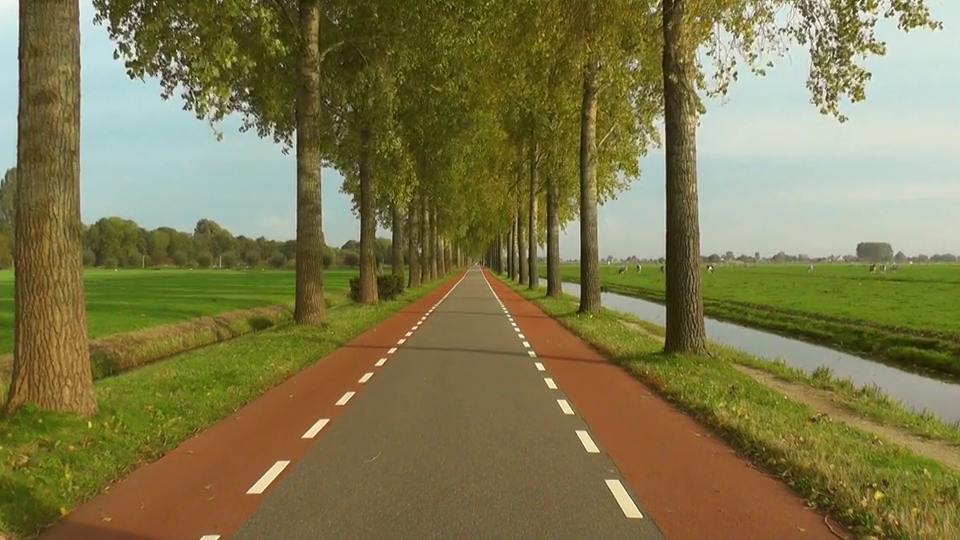
#> input picture frame 36 of road_-_28287 (540p).mp4, 960 x 540 px, given in place of VID_20231126_192925.mp4, which was not available
$ python RecortaVideos.py
#> lines starting #> are read from the running program, lines starting #| are printed output that depends on the picture
# -*- coding: utf-8 -*-
#

dirVideo="VID_20231126_192925.mp4"

import cv2
import numpy as np
fps=5.0

cap = cv2.VideoCapture(dirVideo)

# Videos from camera of a cheap movil
frame_width = 720
frame_height = 1280
cap.set(cv2.CAP_PROP_FRAME_WIDTH, frame_width)
cap.set(cv2.CAP_PROP_FRAME_HEIGHT, frame_height)
size = (int(cap.get(cv2.CAP_PROP_FRAME_WIDTH)), int(cap.get(cv2.CAP_PROP_FRAME_HEIGHT)))


# https://levelup.gitconnected.com/opencv-python-reading-and-writing-images-and-videos-ed01669c660c
fourcc = cv2.VideoWriter_fourcc(*'MP4V')

video_writer = cv2.VideoWriter('VID_PoorVisiBility.mp4',fourcc,fps, size)
ContFrames=0
ContFramesJumped=0
SwIni=0
x1Ant=0
while (cap.isOpened()):
    ret, img = cap.read()
#> img is the input picture: shape (540, 960, 3); mean B, G, R 76.6, 119.9, 126.2
    if ret != True: break

    else:
        # caso del video de mi movil que
        # que aparecian las imagenes invertidas

        img = cv2.flip(img,0)
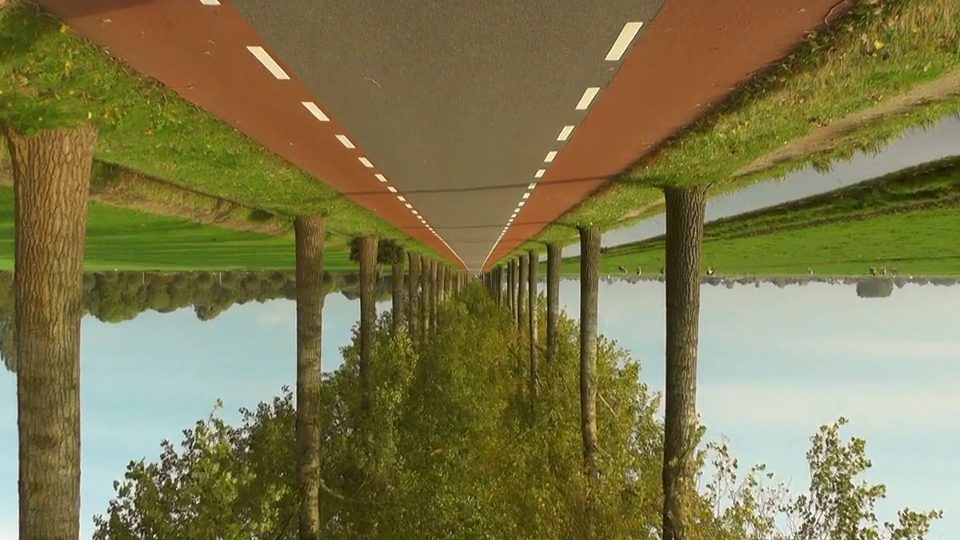
#> img: shape (540, 960, 3); mean B, G, R 76.6, 119.9, 126.2

        ContFrames=ContFrames+1
        if ContFrames > 700 : break
        #cv2.imshow('Frame', img)
        # Press Q on keyboard to exit
        #if cv2.waitKey(25) & 0xFF == ord('q'): break
        # saving video
        video_writer.write(img)

cap.release()
video_writer.release()
cv2.destroyAllWindows()
print("ContFrames = " +str(ContFrames))

$ run again, starting later in the video
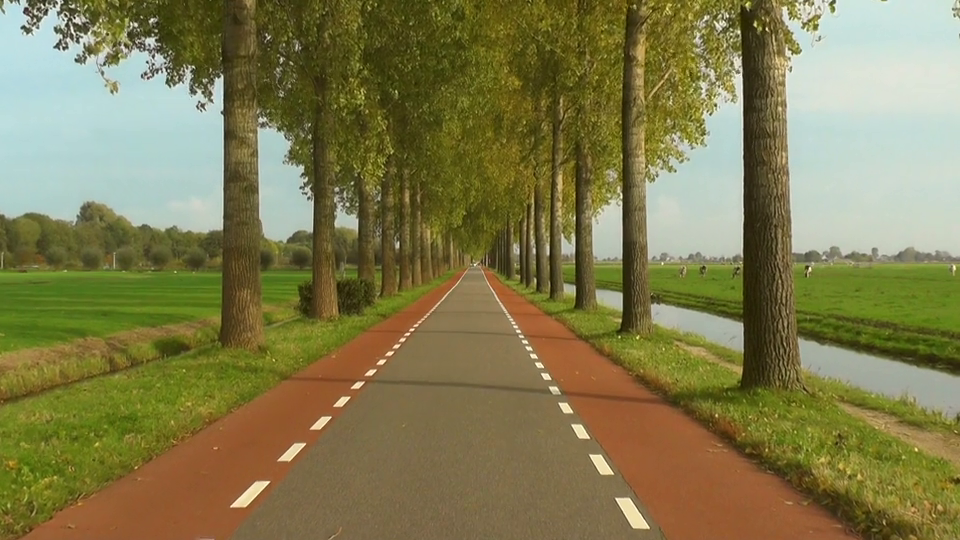
#> input picture frame 162 of road_-_28287 (540p).mp4, 960 x 540 px, given in place of VID_20231126_192925.mp4, which was not available
#> img is the input picture: shape (540, 960, 3); mean B, G, R 77.8, 122.8, 128.2
#> `img = cv2.flip(img,0)`:
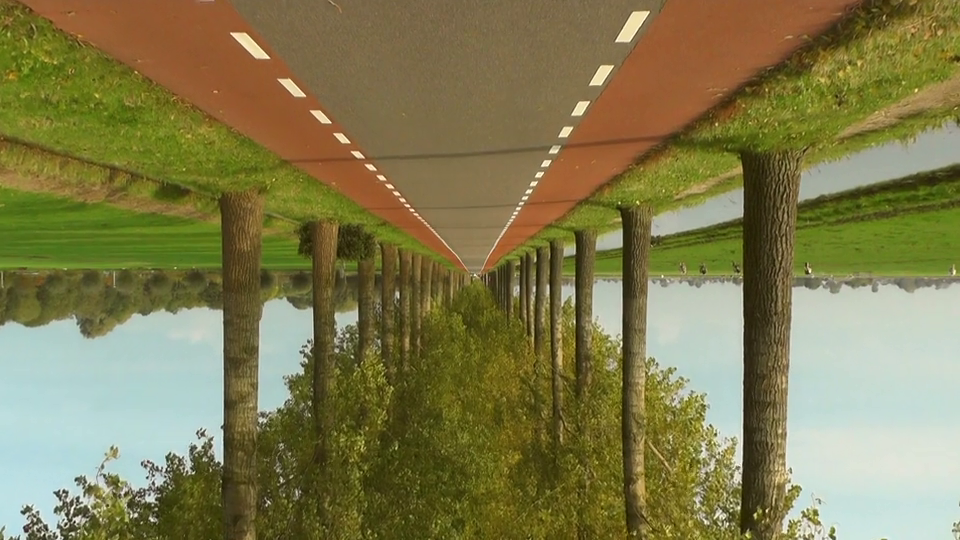
#> img: shape (540, 960, 3); mean B, G, R 77.8, 122.8, 128.2

$ run again, starting later in the video
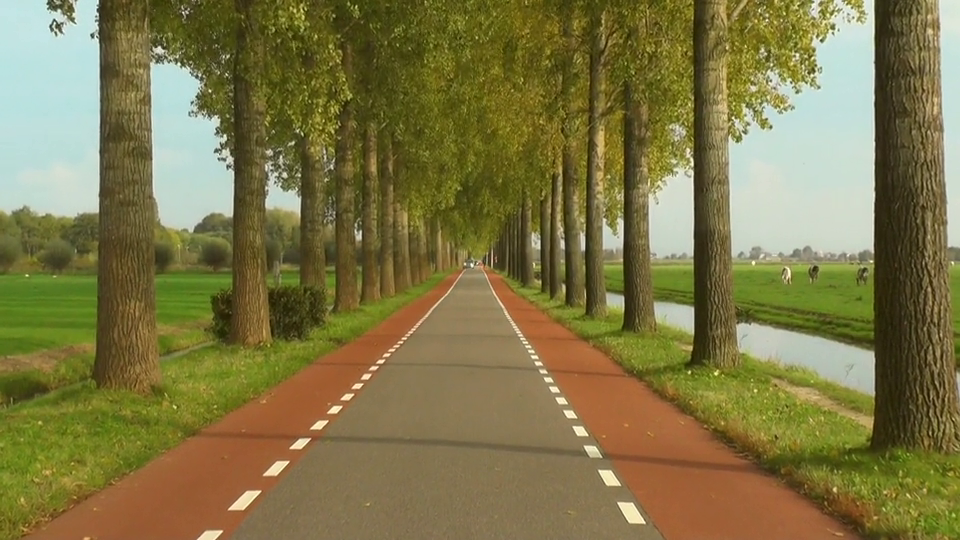
#> input picture frame 289 of road_-_28287 (540p).mp4, 960 x 540 px, given in place of VID_20231126_192925.mp4, which was not available
#> img is the input picture: shape (540, 960, 3); mean B, G, R 70.3, 118.1, 126
#> `img = cv2.flip(img,0)`:
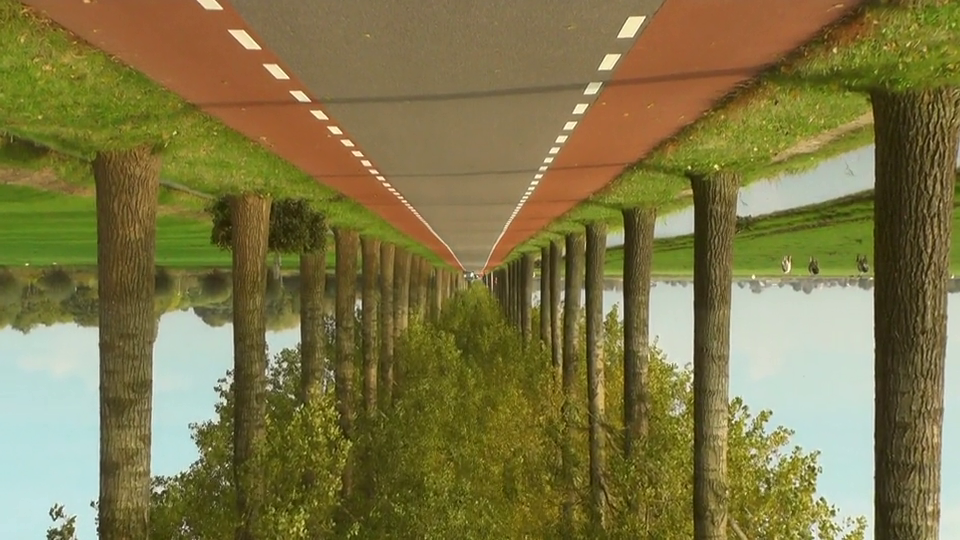
#> img: shape (540, 960, 3); mean B, G, R 70.3, 118.1, 126
